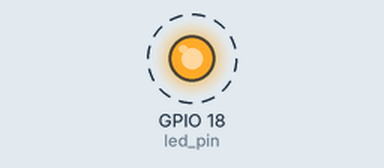
Recording of a program running on a simulated Raspberry Pi (BCM pin numbers). On the bench: output pins drawn as LEDs (lit = HIGH). Dashed ring = blinking.

Above: at 0.5 s.
Timing chart, 0 to 4.6 s (numbered marks = the images above):
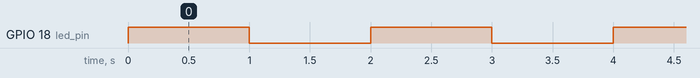

The program:

gpio_led_control.py
```python
import RPi.GPIO as GPIO
import time

# Set up the GPIO mode and pin
GPIO.setmode(GPIO.BCM)
led_pin = 18  # GPIO pin connected to the LED

# Set up the LED pin as output
GPIO.setup(led_pin, GPIO.OUT)

def blink_led():
    while True:
        GPIO.output(led_pin, GPIO.HIGH)  # Turn LED on
        time.sleep(1)                    # Wait for 1 second
        GPIO.output(led_pin, GPIO.LOW)   # Turn LED off
        time.sleep(1)

blink_led()
```

Measured:
- by itself, GPIO 18 (led_pin): alternates HIGH for 1.0 s and LOW for 1.0 s
